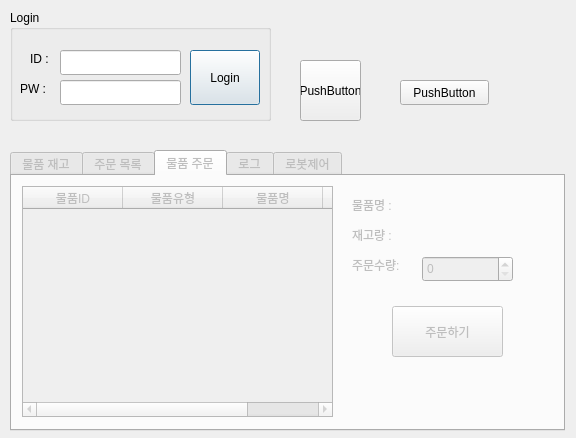
<?xml version="1.0" encoding="UTF-8"?>
<ui version="4.0">
 <class>Dialog</class>
 <widget class="QDialog" name="Dialog">
  <property name="geometry">
   <rect>
    <x>0</x>
    <y>0</y>
    <width>576</width>
    <height>438</height>
   </rect>
  </property>
  <property name="windowTitle">
   <string>Dialog</string>
  </property>
  <widget class="QGroupBox" name="groupBox">
   <property name="geometry">
    <rect>
     <x>10</x>
     <y>10</y>
     <width>261</width>
     <height>111</height>
    </rect>
   </property>
   <property name="title">
    <string>Login</string>
   </property>
   <widget class="QLabel" name="lblID">
    <property name="geometry">
     <rect>
      <x>20</x>
      <y>40</y>
      <width>31</width>
      <height>17</height>
     </rect>
    </property>
    <property name="text">
     <string>ID :</string>
    </property>
   </widget>
   <widget class="QLabel" name="lblPW">
    <property name="geometry">
     <rect>
      <x>10</x>
      <y>70</y>
      <width>31</width>
      <height>17</height>
     </rect>
    </property>
    <property name="frameShape">
     <enum>QFrame::NoFrame</enum>
    </property>
    <property name="text">
     <string>PW :</string>
    </property>
   </widget>
   <widget class="QLineEdit" name="editID">
    <property name="geometry">
     <rect>
      <x>50</x>
      <y>40</y>
      <width>121</width>
      <height>25</height>
     </rect>
    </property>
   </widget>
   <widget class="QLineEdit" name="editPW">
    <property name="geometry">
     <rect>
      <x>50</x>
      <y>70</y>
      <width>121</width>
      <height>25</height>
     </rect>
    </property>
   </widget>
   <widget class="QPushButton" name="btnLogin">
    <property name="geometry">
     <rect>
      <x>180</x>
      <y>40</y>
      <width>70</width>
      <height>55</height>
     </rect>
    </property>
    <property name="text">
     <string>Login</string>
    </property>
   </widget>
  </widget>
  <widget class="QTabWidget" name="tabWidget">
   <property name="enabled">
    <bool>false</bool>
   </property>
   <property name="geometry">
    <rect>
     <x>10</x>
     <y>150</y>
     <width>555</width>
     <height>281</height>
    </rect>
   </property>
   <property name="minimumSize">
    <size>
     <width>555</width>
     <height>0</height>
    </size>
   </property>
   <property name="currentIndex">
    <number>2</number>
   </property>
   <widget class="QWidget" name="tab">
    <attribute name="title">
     <string>물품 재고</string>
    </attribute>
    <widget class="QTableWidget" name="tbInventory">
     <property name="geometry">
      <rect>
       <x>10</x>
       <y>10</y>
       <width>531</width>
       <height>231</height>
      </rect>
     </property>
     <column>
      <property name="text">
       <string>물품ID</string>
      </property>
     </column>
     <column>
      <property name="text">
       <string>물품명</string>
      </property>
     </column>
     <column>
      <property name="text">
       <string>물품유형</string>
      </property>
     </column>
     <column>
      <property name="text">
       <string>수량</string>
      </property>
     </column>
     <column>
      <property name="text">
       <string>가격</string>
      </property>
     </column>
     <column>
      <property name="text">
       <string>업데이트 날짜</string>
      </property>
     </column>
    </widget>
   </widget>
   <widget class="QWidget" name="tab_4">
    <attribute name="title">
     <string>주문 목록</string>
    </attribute>
    <widget class="QTableWidget" name="tbOrderList">
     <property name="geometry">
      <rect>
       <x>10</x>
       <y>10</y>
       <width>531</width>
       <height>231</height>
      </rect>
     </property>
     <column>
      <property name="text">
       <string>주문번호</string>
      </property>
     </column>
     <column>
      <property name="text">
       <string>주문자명</string>
      </property>
     </column>
     <column>
      <property name="text">
       <string>물품명</string>
      </property>
     </column>
     <column>
      <property name="text">
       <string>물품수량</string>
      </property>
     </column>
     <column>
      <property name="text">
       <string>처리여부</string>
      </property>
     </column>
     <column>
      <property name="text">
       <string>주문시간</string>
      </property>
     </column>
    </widget>
   </widget>
   <widget class="QWidget" name="tab_2">
    <attribute name="title">
     <string>물품 주문</string>
    </attribute>
    <widget class="QTableWidget" name="tbOrder">
     <property name="geometry">
      <rect>
       <x>10</x>
       <y>10</y>
       <width>311</width>
       <height>231</height>
      </rect>
     </property>
     <column>
      <property name="text">
       <string>물품ID</string>
      </property>
     </column>
     <column>
      <property name="text">
       <string>물품유형</string>
      </property>
     </column>
     <column>
      <property name="text">
       <string>물품명</string>
      </property>
     </column>
     <column>
      <property name="text">
       <string>재고량</string>
      </property>
     </column>
    </widget>
    <widget class="QLabel" name="label">
     <property name="geometry">
      <rect>
       <x>340</x>
       <y>50</y>
       <width>51</width>
       <height>17</height>
      </rect>
     </property>
     <property name="text">
      <string>재고량 :</string>
     </property>
    </widget>
    <widget class="QLabel" name="lblQuantity">
     <property name="geometry">
      <rect>
       <x>410</x>
       <y>50</y>
       <width>67</width>
       <height>17</height>
      </rect>
     </property>
     <property name="text">
      <string/>
     </property>
    </widget>
    <widget class="QLabel" name="lblOrderQuantity">
     <property name="geometry">
      <rect>
       <x>340</x>
       <y>80</y>
       <width>67</width>
       <height>17</height>
      </rect>
     </property>
     <property name="text">
      <string>주문수량:</string>
     </property>
    </widget>
    <widget class="QPushButton" name="btnOrder">
     <property name="geometry">
      <rect>
       <x>380</x>
       <y>130</y>
       <width>111</width>
       <height>51</height>
      </rect>
     </property>
     <property name="text">
      <string>주문하기</string>
     </property>
    </widget>
    <widget class="QLabel" name="label_3">
     <property name="geometry">
      <rect>
       <x>340</x>
       <y>20</y>
       <width>67</width>
       <height>17</height>
      </rect>
     </property>
     <property name="text">
      <string>물품명 : </string>
     </property>
    </widget>
    <widget class="QLabel" name="lblProductName">
     <property name="geometry">
      <rect>
       <x>410</x>
       <y>20</y>
       <width>131</width>
       <height>17</height>
      </rect>
     </property>
     <property name="text">
      <string/>
     </property>
    </widget>
    <widget class="QSpinBox" name="spinQuantity">
     <property name="geometry">
      <rect>
       <x>410</x>
       <y>80</y>
       <width>91</width>
       <height>26</height>
      </rect>
     </property>
    </widget>
   </widget>
   <widget class="QWidget" name="tab_3">
    <attribute name="title">
     <string>로그</string>
    </attribute>
    <widget class="QTableWidget" name="tbLog">
     <property name="geometry">
      <rect>
       <x>10</x>
       <y>10</y>
       <width>531</width>
       <height>231</height>
      </rect>
     </property>
     <column>
      <property name="text">
       <string>ID</string>
      </property>
     </column>
     <column>
      <property name="text">
       <string>로그타입</string>
      </property>
     </column>
     <column>
      <property name="text">
       <string>로그내용</string>
      </property>
     </column>
     <column>
      <property name="text">
       <string>발생시간</string>
      </property>
     </column>
    </widget>
   </widget>
   <widget class="QWidget" name="tab_5">
    <attribute name="title">
     <string>로봇제어</string>
    </attribute>
    <widget class="QPushButton" name="btnStop">
     <property name="geometry">
      <rect>
       <x>20</x>
       <y>130</y>
       <width>81</width>
       <height>31</height>
      </rect>
     </property>
     <property name="text">
      <string>정지</string>
     </property>
    </widget>
    <widget class="QPushButton" name="btnMove_2">
     <property name="geometry">
      <rect>
       <x>120</x>
       <y>130</y>
       <width>81</width>
       <height>31</height>
      </rect>
     </property>
     <property name="text">
      <string>이동</string>
     </property>
    </widget>
    <widget class="QPushButton" name="btnHome">
     <property name="geometry">
      <rect>
       <x>220</x>
       <y>130</y>
       <width>81</width>
       <height>31</height>
      </rect>
     </property>
     <property name="text">
      <string>홈으로</string>
     </property>
    </widget>
    <widget class="QLabel" name="label_2">
     <property name="geometry">
      <rect>
       <x>20</x>
       <y>20</y>
       <width>67</width>
       <height>17</height>
      </rect>
     </property>
     <property name="text">
      <string>로봇상태 :</string>
     </property>
    </widget>
    <widget class="QLabel" name="lblRobotStatus">
     <property name="geometry">
      <rect>
       <x>100</x>
       <y>20</y>
       <width>67</width>
       <height>17</height>
      </rect>
     </property>
     <property name="text">
      <string>홈포지션</string>
     </property>
    </widget>
   </widget>
  </widget>
  <widget class="QPushButton" name="test">
   <property name="geometry">
    <rect>
     <x>300</x>
     <y>60</y>
     <width>61</width>
     <height>61</height>
    </rect>
   </property>
   <property name="text">
    <string>PushButton</string>
   </property>
  </widget>
  <widget class="QPushButton" name="btnTest">
   <property name="geometry">
    <rect>
     <x>400</x>
     <y>80</y>
     <width>89</width>
     <height>25</height>
    </rect>
   </property>
   <property name="text">
    <string>PushButton</string>
   </property>
  </widget>
 </widget>
 <resources/>
 <connections/>
</ui>
